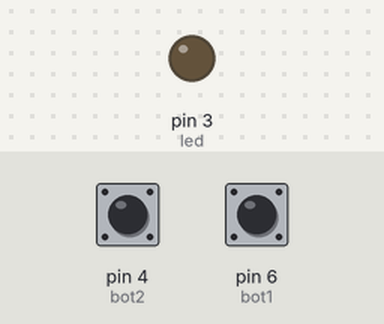
Simulated run of this sketch. Board: Arduino Uno, built with avr-gcc and run on an emulated ATmega328P. Shown: output pins drawn as LEDs (lit = HIGH). The test bench sets the inputs (shaded band); at power-on: pin 6 (bot1) LOW, pin 4 (bot2) LOW.

Above: at 1.2 s.
1.3 s: pin 6 (bot1) pulled HIGH for 0.15 s
At 2.5 s:
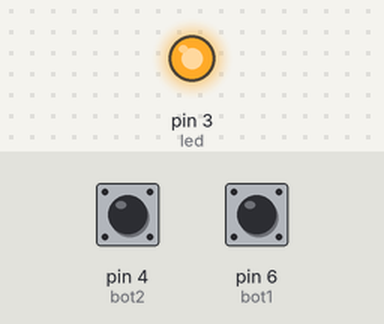
2.9 s: pin 4 (bot2) pulled HIGH for 0.15 s
At 3.8 s:
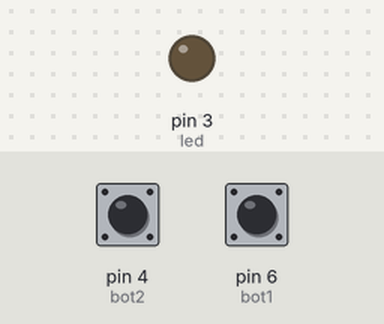
4.5 s: pin 6 (bot1) pulled HIGH for 1 s
At 5.0 s:
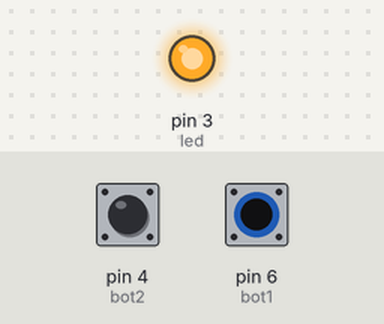
Timing chart, 0 to 7.5 s (numbered marks = the images above; inputs shaded):
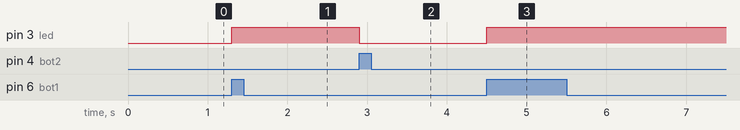

The sketch:

Ex09.ino
```cpp
int led = 3;
int bot1 = 6;
int bot2 = 4;

void setup(){
  pinMode(led, OUTPUT);
  pinMode(bot1, INPUT);
  pinMode(bot2, INPUT);
  digitalWrite(led, LOW);
}


void loop(){
  while(digitalRead(bot1) == 1 && digitalRead(bot2) == 1) {
    digitalWrite(led, HIGH);
    delay(500);
    digitalWrite(led, LOW);
    delay(500);
  }

  if(digitalRead(bot1) == 1) {
    digitalWrite(led, HIGH);
  }

  if(digitalRead(bot2) == 1) {
    digitalWrite(led, LOW);
  }
}
```

Measured:
- after the input at 1.3 s, pin 3 (led): LOW → HIGH at once
- after the input at 2.9 s, pin 3 (led): HIGH → LOW at once
- after the input at 4.5 s, pin 3 (led): LOW → HIGH at once
